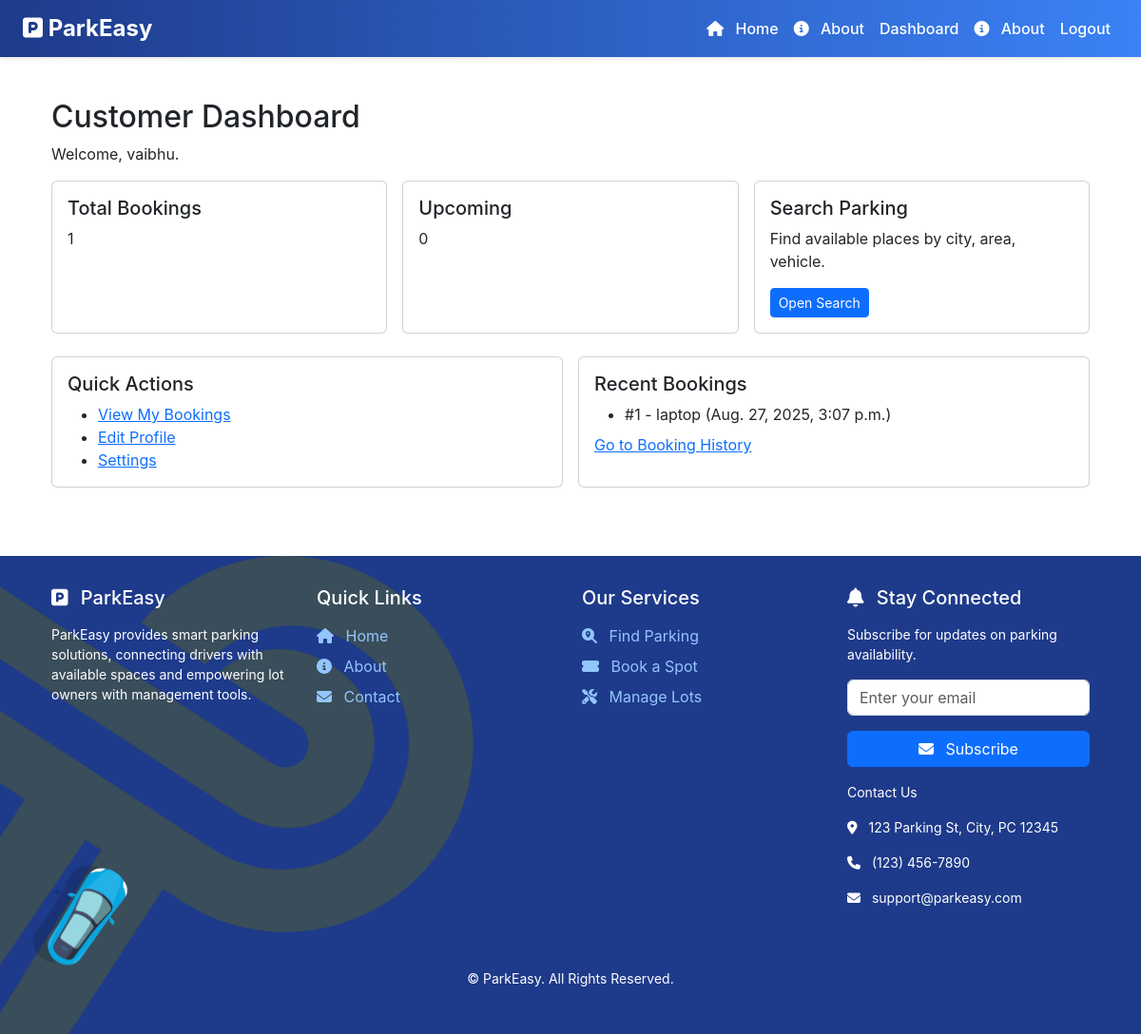
The app's page /customer/ (signed in) with its own data.
### accounts/models.py (models this page shows, shortened)
class UserProfile(AbstractUser):
    ROLE_CUSTOMER = 'customer'
    ROLE_OWNER = 'place_owner'
    ROLE_CHOICES = [
        (ROLE_CUSTOMER, 'Customer'),
        (ROLE_OWNER, 'Place Owner'),
    ]
    role = models.CharField(max_length=15, choices=ROLE_CHOICES, default=ROLE_CUSTOMER)
    phone = models.CharField(max_length=20, blank=True)
    address = models.TextField(blank=True)

### customer/models.py (models this page shows, shortened)
class Booking(models.Model):
    customer = models.ForeignKey(settings.AUTH_USER_MODEL, on_delete=models.CASCADE, related_name='bookings')
    slot = models.ForeignKey(ParkingSlot, on_delete=models.CASCADE, related_name='bookings')
    start_time = models.DateTimeField()
    end_time = models.DateTimeField()
    created_at = models.DateTimeField(auto_now_add=True)
    status = models.CharField(max_length=20, default='pending')  # pending, confirmed, cancelled

### owner/models.py (models this page shows, shortened)
class ParkingSlot(models.Model):
    place = models.ForeignKey(ParkingPlace, on_delete=models.CASCADE, related_name='slots')
    code = models.CharField(max_length=20)
    is_available = models.BooleanField(default=True)
    price_per_hour = models.DecimalField(max_digits=8, decimal_places=2, null=True, blank=True)
    class Meta:
        unique_together = ('place', 'code')

class ParkingPlace(models.Model):
    owner = models.ForeignKey(settings.AUTH_USER_MODEL, on_delete=models.CASCADE, related_name='parking_places')
    name = models.CharField(max_length=120)
    address = models.TextField()
    area = models.CharField(max_length=80)
    city = models.CharField(max_length=80)
    price_per_hour = models.DecimalField(max_digits=8, decimal_places=2, default=0)
    description = models.TextField(blank=True)
    allowed_vehicle_types = models.TextField(blank=True, help_text='Comma-separated values of allowed vehicle types')
    created_at = models.DateTimeField(auto_now_add=True)

### customer/views.py (the view)
# urls.py: path('', views.dashboard, name='customer_dashboard'),
@login_required
@role_required('customer')
def dashboard(request):
    total_bookings = Booking.objects.filter(customer=request.user).count()
    upcoming = Booking.objects.filter(customer=request.user, start_time__gte=timezone.now()).count()
    recent_bookings = Booking.objects.filter(customer=request.user).select_related('slot', 'slot__place').order_by('-created_at')[:5]
    ctx = {
        'total_bookings': total_bookings,
        'upcoming_bookings': upcoming,
        'recent_bookings': recent_bookings,
    }
    return render(request, 'customer/dashboard.html', ctx)

### accounts/utils.py (called while the page is built)
def role_required(allowed_roles):
    if isinstance(allowed_roles, str):
        allowed = {allowed_roles}
    else:
        allowed = set(allowed_roles)
    def decorator(view_func):
        @wraps(view_func)
        def _wrapped(request, *args, **kwargs):
            if not request.user.is_authenticated:
                return redirect('login')
            try:
                role = request.user.role
            except Exception:
                return redirect('login')
            if role not in allowed:
                return render(request, 'accounts/forbidden.html', status=403)
            return view_func(request, *args, **kwargs)
        return _wrapped
    return decorator

### customer/templates/customer/dashboard.html (shortened to what this page needs)
{% extends 'base.html' %}
{% block content %}
<div class="container">
  <h2 class="mb-2">Customer Dashboard</h2>
  <p>Welcome, {{ user.username }}.</p>
  <div class="row g-3 mb-4">
    <div class="col-md-4">
      <div class="card h-100">
        <div class="card-body">
          <h5 class="card-title">Total Bookings</h5>
          <p class="card-text">{{ total_bookings }}</p>
        </div>
      </div>
    </div>
    <div class="col-md-4">
      <div class="card h-100">
        <div class="card-body">
          <h5 class="card-title">Upcoming</h5>
          <p class="card-text">{{ upcoming_bookings }}</p>
        </div>
      </div>
    </div>
    <div class="col-md-4">
      <div class="card h-100">
        <div class="card-body">
          <h5 class="card-title">Search Parking</h5>
          <p class="card-text">Find available places by city, area, vehicle.</p>
          <a href="{% url 'customer_search' %}" class="btn btn-primary btn-sm">Open Search</a>
        </div>
      </div>
    </div>
  </div>
  <div class="row g-3">
    <div class="col-md-6">
      <div class="card h-100">
        <div class="card-body">
          <h5 class="card-title">Quick Actions</h5>
          <ul class="mb-0">
            <li><a href="{% url 'customer_my_bookings' %}">View My Bookings</a></li>
            <li><a href="{% url 'customer_profile_edit' %}">Edit Profile</a></li>
            <li><a href="{% url 'customer_settings' %}">Settings</a></li>
          </ul>
        </div>
      </div>
    </div>
    <div class="col-md-6">
      <div class="card h-100">
        <div class="card-body">
          <h5 class="card-title">Recent Bookings</h5>
          {% if recent_bookings %}
          <ul class="mb-0">
            {% for b in recent_bookings %}
            <li>#{{ b.id }} - {{ b.slot.place.name }} ({{ b.start_time }})</li>
            {% endfor %}
          </ul>
          <p class="mt-2"><a href="{% url 'customer_my_bookings' %}">Go to Booking History</a></p>
          {% else %}
          <p>No recent bookings.</p>
          {% endif %}
        </div>
      </div>
    </div>
  </div>
</div>
{% endblock %}

### static/css/style.css (style rules this page uses)
body { font-family: 'Inter', sans-serif; margin: 0; padding: 0; }

### records on screen
UserProfile: username "vaibhu"
Booking: id "1", slot.place.name "laptop", start_time "Aug. 27, 2025, 3:07 p.m."

### other values on screen
{{ total_bookings }} "1"
{{ upcoming_bookings }} "0"
